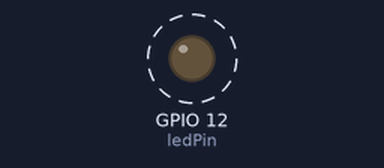
This program was run on a simulated ESP32. Parts: output pins drawn as LEDs (lit = HIGH). Dashed ring = blinking. What the program prints to the serial monitor is not drawn.

Above: at 0.5 s.
Timing chart, 0 to 4.6 s (numbered marks = the images above):
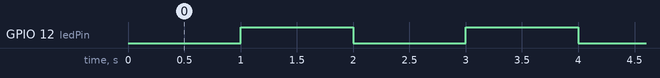

Measured:
- by itself, GPIO 12 (ledPin): alternates HIGH for 1.0 s and LOW for 1.0 s

The program:

main.cpp
```cpp
#include <Arduino.h>


unsigned long timestamp = 0;                                    // declare the variable to save the time
const int ledPin = 12;                                           // variable ledPin for GPIO 2
int interval = 1000;                                            // the variable interval in milliseconds
byte ledPinState = LOW;                                         // variable to hold the Pinstatus

void setup() {
  // put your setup code here, to run once:

  Serial.begin(115200);                                          // initialze the serial com port on the ESP board with the .begin(baudrate) function
  Serial.print("Hello World !");                                 // print a new line on the serial console with a string "Hello World" for greeting
  pinMode (ledPin, OUTPUT);                                      // set GPIO PIN 2 as output
}

void loop() {
  // put your main code here, to run repeatedly:

   unsigned long currentmillis = millis();                       // starts a timer counting up in millisecs

  if (currentmillis - timestamp >= interval) {                  // if the counted time - the timestamp (difference) is greater than interval ?
    if (ledPinState == LOW) {                                   // check if ledPinState is LOW ?
      ledPinState = HIGH;                                       // set ledpinstate to HIGH
      Serial.println("LED is ON");                              // print Info for debugging
      }
      else {
        if (ledPinState == HIGH) {                              // check if ledPinState is HIGH ?
          ledPinState = LOW;                                    // set ledpinstate to LOW
          Serial.println("LED is OFF");                         // print Info for debugging
        }
    }

    timestamp = currentmillis;                                  // timestamp becomes the count of time from currentmillis
    digitalWrite(ledPin, ledPinState);                          // update the ledPin with the actual ledPinState
    Serial.println(timestamp);                                  // to see the timestamp changes !

  }
}
```
